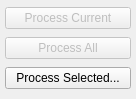
         <widget class="QWidget" name="pageDefectProcessor">
          <property name="geometry">
           <rect>
            <x>0</x>
            <y>0</y>
            <width>136</width>
            <height>99</height>
           </rect>
          </property>
          <attribute name="label">
           <string>Defect Processor</string>
          </attribute>
          <layout class="QVBoxLayout" name="verticalLayout_7">
           <property name="leftMargin">
            <number>5</number>
           </property>
           <property name="topMargin">
            <number>5</number>
           </property>
           <property name="rightMargin">
            <number>5</number>
           </property>
           <property name="bottomMargin">
            <number>5</number>
           </property>
           <item>
            <widget class="QPushButton" name="pushProcessCurrent">
             <property name="enabled">
              <bool>false</bool>
             </property>
             <property name="text">
              <string>Process Current</string>
             </property>
            </widget>
           </item>
           <item>
            <widget class="QPushButton" name="pushProcessAll">
             <property name="enabled">
              <bool>false</bool>
             </property>
             <property name="text">
              <string>Process All</string>
             </property>
            </widget>
           </item>
           <item>
            <widget class="QPushButton" name="pushProcessSelected">
             <property name="text">
              <string>Process Selected...</string>
             </property>
            </widget>
           </item>
          </layout>
         </widget>
